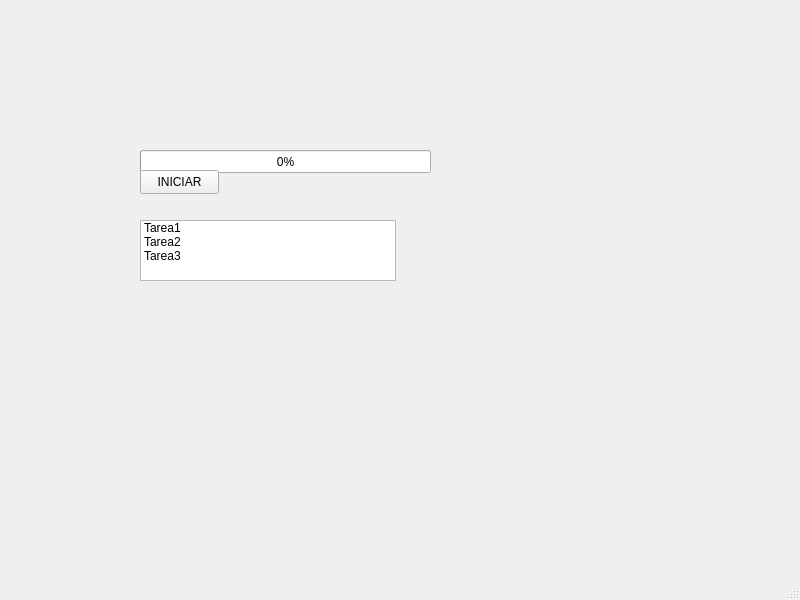
<?xml version="1.0" encoding="UTF-8"?>
<ui version="4.0">
 <class>MainWindow</class>
 <widget class="QMainWindow" name="MainWindow">
  <property name="geometry">
   <rect>
    <x>0</x>
    <y>0</y>
    <width>800</width>
    <height>600</height>
   </rect>
  </property>
  <property name="windowTitle">
   <string>MainWindow</string>
  </property>
  <widget class="QWidget" name="centralwidget">
   <widget class="QProgressBar" name="progreBar">
    <property name="geometry">
     <rect>
      <x>140</x>
      <y>150</y>
      <width>291</width>
      <height>23</height>
     </rect>
    </property>
    <property name="value">
     <number>0</number>
    </property>
   </widget>
   <widget class="QPushButton" name="btnIniciar">
    <property name="geometry">
     <rect>
      <x>140</x>
      <y>170</y>
      <width>79</width>
      <height>24</height>
     </rect>
    </property>
    <property name="text">
     <string>INICIAR</string>
    </property>
   </widget>
   <widget class="QListWidget" name="listaTareas">
    <property name="geometry">
     <rect>
      <x>140</x>
      <y>220</y>
      <width>256</width>
      <height>61</height>
     </rect>
    </property>
    <item>
     <property name="text">
      <string>Tarea1</string>
     </property>
    </item>
    <item>
     <property name="text">
      <string>Tarea2</string>
     </property>
    </item>
    <item>
     <property name="text">
      <string>Tarea3</string>
     </property>
    </item>
   </widget>
  </widget>
  <widget class="QMenuBar" name="menubar">
   <property name="geometry">
    <rect>
     <x>0</x>
     <y>0</y>
     <width>800</width>
     <height>33</height>
    </rect>
   </property>
  </widget>
  <widget class="QStatusBar" name="statusbar"/>
 </widget>
 <resources/>
 <connections/>
</ui>
